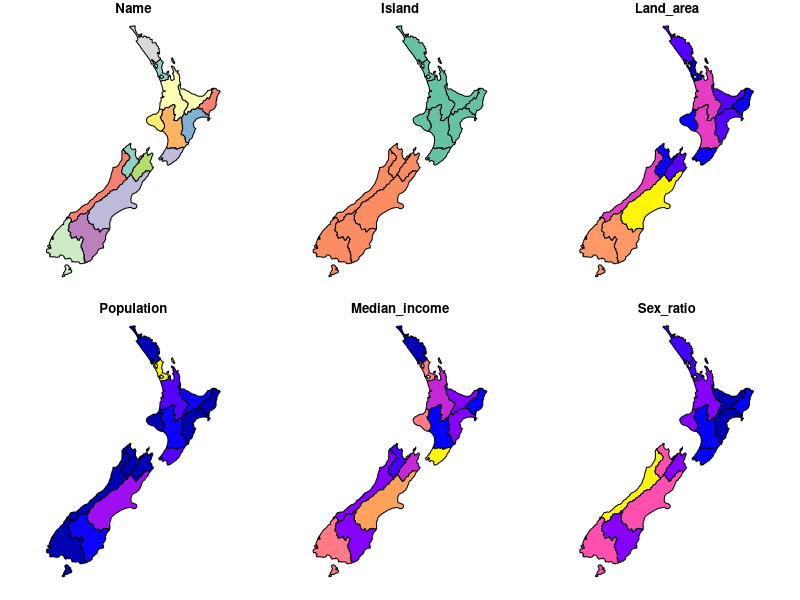
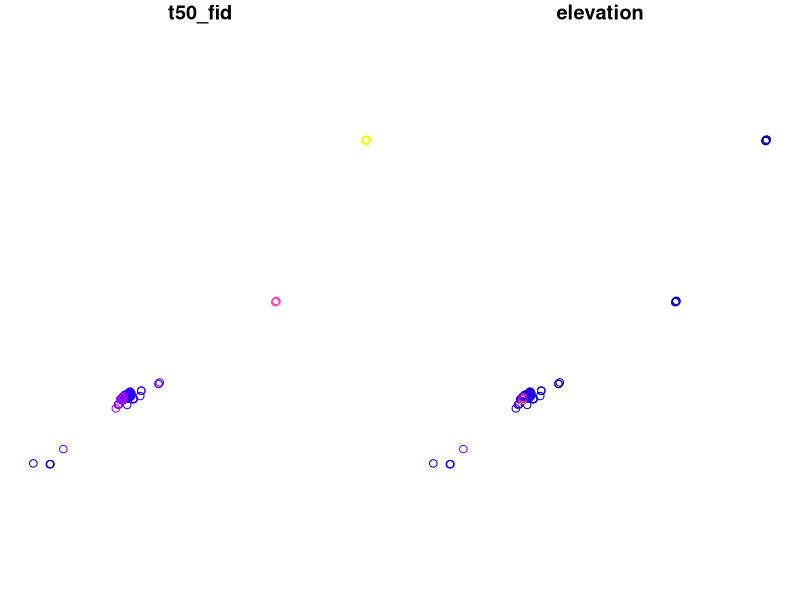
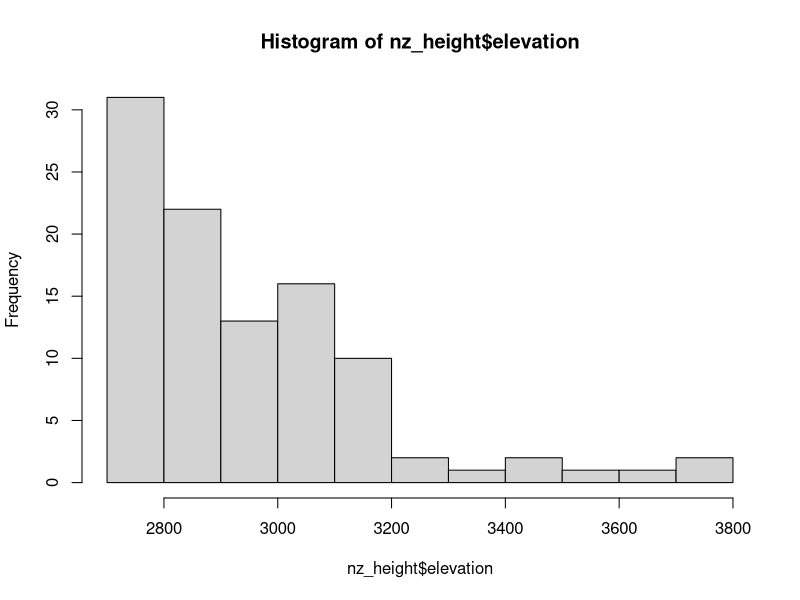
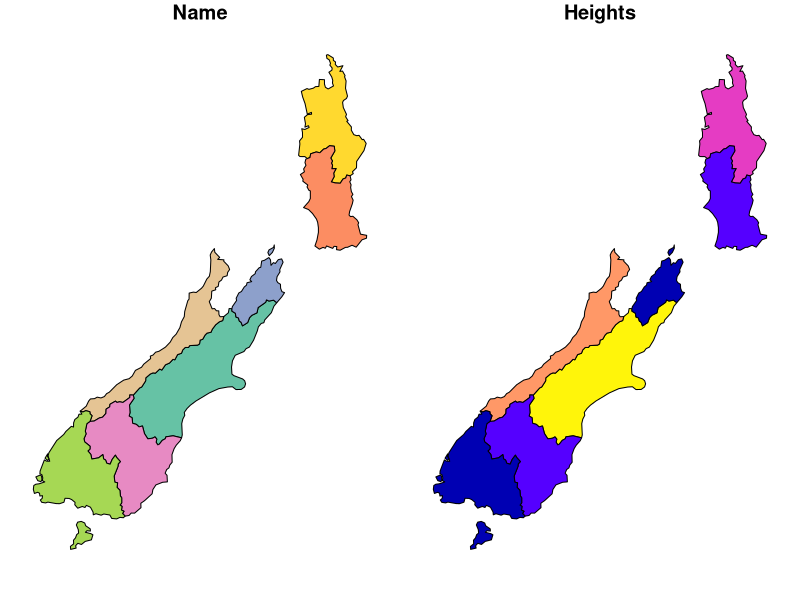
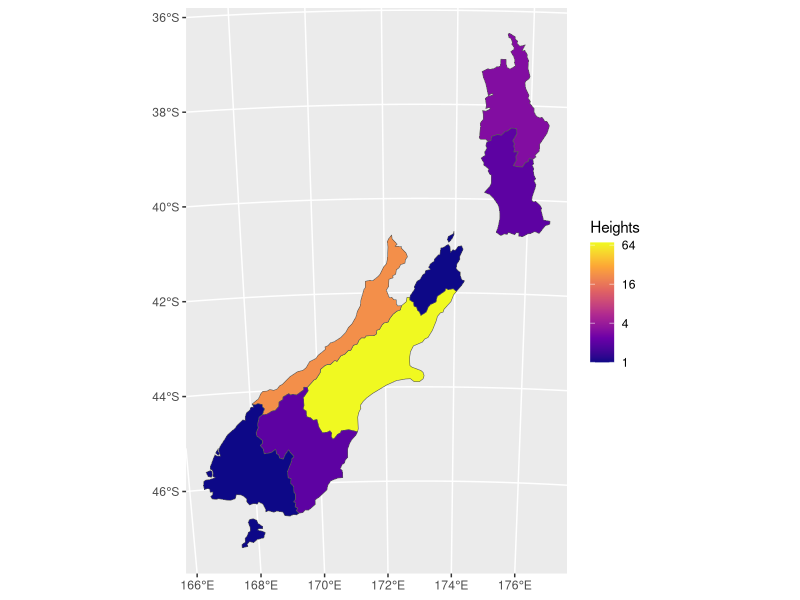

The R source for these figures, in order:
## ---- chunk 1
knitr::opts_chunk$set(echo = TRUE)
## ---- chunk 2
#This is a quick tutorial on how to join non-spatial data with spatial data,
#as well as how to view this data on a map.
## ---- chunk 3
#These are the essential libraries needed.
library(sf)
library(raster)
library(dplyr)
library(stringr)
library(tidyr)
library(ggplot2)
library(spData)
## ---- chunk 4
#First, we need to visualize the entire New Zealand dataset in the spData package.
nz
plot(nz)
## ---- chunk 5
#We find that the nz dataset has a variety of different variables that we can look at.
#Let's take a look at the elevation data.
nz_height
plot(nz_height)
## ---- chunk 6
#While we can see above that the data itself is inherently spatial point data,
#we can run non-spatial functions on the variable data.
#Let's see the summary statistics and a histogram of the values in the elevation column.
summary(nz_height$elevation)
hist(nz_height$elevation)
## ---- chunk 7
#Now let's join the point data we saw before with the polygon data of all the regions in New Zealand.
#We will be able to also see how many points are in each region polygon.
nz_highs = st_join(nz, nz_height, left=FALSE) %>% group_by(Name) %>% summarize(Heights = n()) %>%
  arrange(desc(Heights))
nz_highs
plot(nz_highs)
## ---- chunk 8
#The maps we saw above had two variables plotted and neither of them were plotted well.
#We want to look only at the elevation data and we want a legend that actually tells us what we are looking at.
ggplot(data = nz_highs) +
  geom_sf(aes(fill = Heights)) +
  scale_fill_viridis_c(option = "plasma", trans = "log2")
